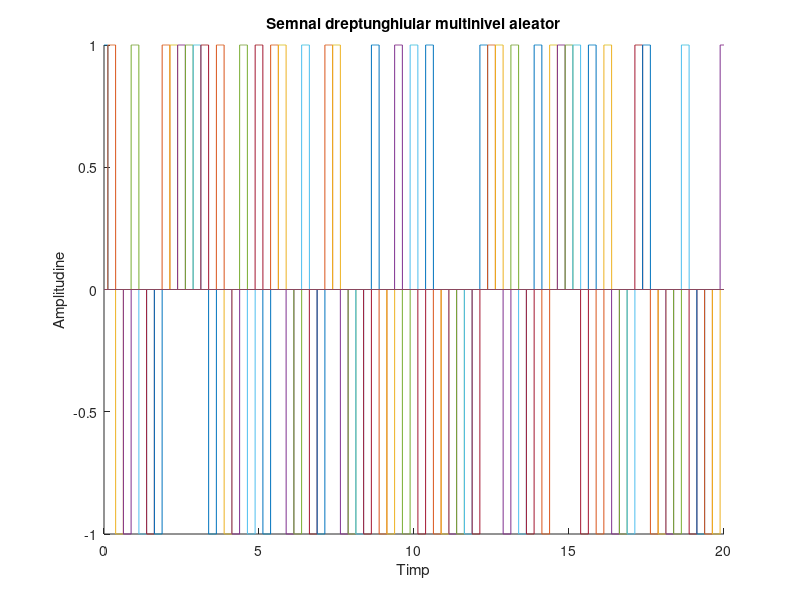

This chart was generated by the following MATLAB code:
figure(7)
hold on             % reţine graficul curent şi adaugă în aceeaşi fereastră grafică următoarele reprezentări grafice
title('Semnal dreptunghiular multinivel aleator');
xlabel('Timp');
ylabel('Amplitudine');
nivel = [-1 1 ];
t= 0:0.002:20;      %rezolutia temporara de 2 ms. Daca dorim sa avem rezolutia temporara de 20 ms, respectiv 200 ms vom modifica t-ul astfel: t= 0:0.02:20, respectiv t= 0:0.2:20 
for n=0:0.25:40
    y = datasample(nivel, 1);           %cu functia datasample obtinem observatii despre vectorul niv
    plot(t, y*rectpuls(t-n, 0.25))      %functia rectpuls genereaza un impuls unitate dreptunghiular de durata 1/4
end
